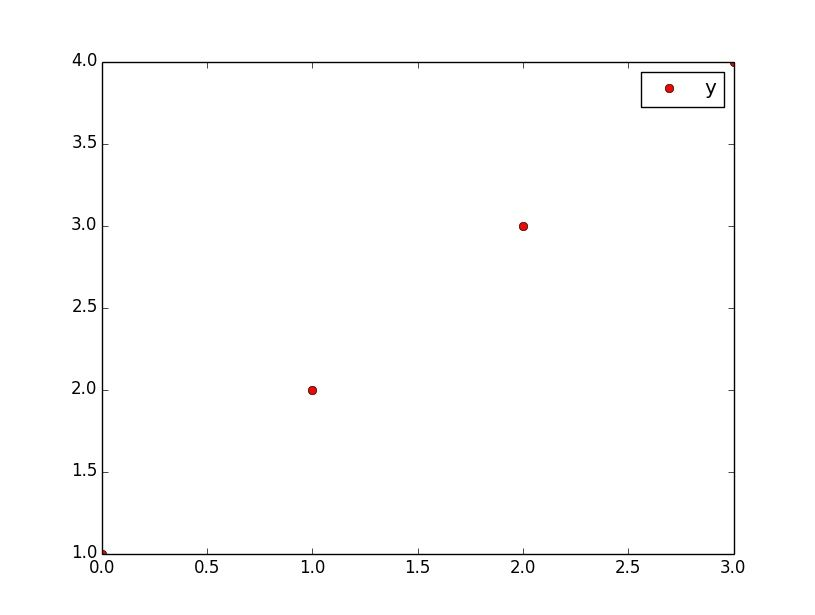

Python code for this plot:
# -*- coding: utf-8 -*-
import numpy as np
import matplotlib.pyplot as plt

def main():
    x = np.linspace(0,3,4)          # xの値域(0, 1, 2, 3)
    y = x + 1                       # 直線の式
    plt.plot(x,y,"ro",label="y")    # 直線を引く
    plt.legend(numpoints=1)         # 凡例(点1つ)
    plt.show()                      # グラフ表示

if __name__ == '__main__':
    main()
